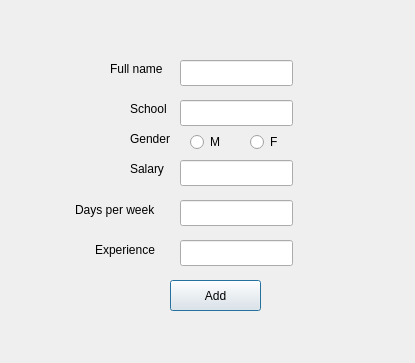
<?xml version="1.0" encoding="UTF-8"?>
<ui version="4.0">
 <class>addguard</class>
 <widget class="QDialog" name="addguard">
  <property name="geometry">
   <rect>
    <x>0</x>
    <y>0</y>
    <width>415</width>
    <height>363</height>
   </rect>
  </property>
  <property name="windowTitle">
   <string>Dialog</string>
  </property>
  <widget class="QPushButton" name="pushButton_3">
   <property name="geometry">
    <rect>
     <x>170</x>
     <y>280</y>
     <width>91</width>
     <height>31</height>
    </rect>
   </property>
   <property name="text">
    <string>Add</string>
   </property>
  </widget>
  <widget class="QLineEdit" name="fullname">
   <property name="geometry">
    <rect>
     <x>180</x>
     <y>60</y>
     <width>113</width>
     <height>26</height>
    </rect>
   </property>
  </widget>
  <widget class="QLineEdit" name="school">
   <property name="geometry">
    <rect>
     <x>180</x>
     <y>100</y>
     <width>113</width>
     <height>26</height>
    </rect>
   </property>
  </widget>
  <widget class="QRadioButton" name="radioButton">
   <property name="geometry">
    <rect>
     <x>190</x>
     <y>130</y>
     <width>41</width>
     <height>24</height>
    </rect>
   </property>
   <property name="text">
    <string>M</string>
   </property>
  </widget>
  <widget class="QRadioButton" name="radioButton_2">
   <property name="geometry">
    <rect>
     <x>250</x>
     <y>130</y>
     <width>31</width>
     <height>24</height>
    </rect>
   </property>
   <property name="text">
    <string>F</string>
   </property>
  </widget>
  <widget class="QLineEdit" name="salary">
   <property name="geometry">
    <rect>
     <x>180</x>
     <y>160</y>
     <width>113</width>
     <height>26</height>
    </rect>
   </property>
  </widget>
  <widget class="QLineEdit" name="days">
   <property name="geometry">
    <rect>
     <x>180</x>
     <y>200</y>
     <width>113</width>
     <height>26</height>
    </rect>
   </property>
  </widget>
  <widget class="QLineEdit" name="experience">
   <property name="geometry">
    <rect>
     <x>180</x>
     <y>240</y>
     <width>113</width>
     <height>26</height>
    </rect>
   </property>
  </widget>
  <widget class="QLabel" name="label">
   <property name="geometry">
    <rect>
     <x>110</x>
     <y>60</y>
     <width>66</width>
     <height>18</height>
    </rect>
   </property>
   <property name="text">
    <string>Full name</string>
   </property>
  </widget>
  <widget class="QLabel" name="label_2">
   <property name="geometry">
    <rect>
     <x>130</x>
     <y>100</y>
     <width>51</width>
     <height>18</height>
    </rect>
   </property>
   <property name="text">
    <string>School</string>
   </property>
  </widget>
  <widget class="QLabel" name="label_3">
   <property name="geometry">
    <rect>
     <x>130</x>
     <y>130</y>
     <width>61</width>
     <height>18</height>
    </rect>
   </property>
   <property name="text">
    <string>Gender</string>
   </property>
  </widget>
  <widget class="QLabel" name="label_4">
   <property name="geometry">
    <rect>
     <x>130</x>
     <y>160</y>
     <width>41</width>
     <height>18</height>
    </rect>
   </property>
   <property name="text">
    <string>Salary</string>
   </property>
  </widget>
  <widget class="QLabel" name="label_5">
   <property name="geometry">
    <rect>
     <x>75</x>
     <y>200</y>
     <width>101</width>
     <height>20</height>
    </rect>
   </property>
   <property name="text">
    <string>Days per week</string>
   </property>
  </widget>
  <widget class="QLabel" name="label_6">
   <property name="geometry">
    <rect>
     <x>95</x>
     <y>240</y>
     <width>81</width>
     <height>20</height>
    </rect>
   </property>
   <property name="text">
    <string>Experience</string>
   </property>
  </widget>
 </widget>
 <resources/>
 <connections/>
</ui>
